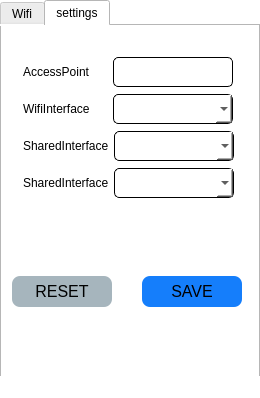
<?xml version="1.0" encoding="UTF-8"?>
<ui version="4.0">
 <class>MainWindow</class>
 <widget class="QMainWindow" name="MainWindow">
  <property name="geometry">
   <rect>
    <x>0</x>
    <y>0</y>
    <width>260</width>
    <height>398</height>
   </rect>
  </property>
  <property name="minimumSize">
   <size>
    <width>0</width>
    <height>0</height>
   </size>
  </property>
  <property name="maximumSize">
   <size>
    <width>260</width>
    <height>422</height>
   </size>
  </property>
  <property name="font">
   <font>
    <pointsize>11</pointsize>
   </font>
  </property>
  <property name="focusPolicy">
   <enum>Qt::StrongFocus</enum>
  </property>
  <property name="windowTitle">
   <string>WifiAssist</string>
  </property>
  <property name="windowIcon">
   <iconset resource="../resources/icon.qrc">
    <normaloff>:/img/WifiAssist.ico</normaloff>:/img/WifiAssist.ico</iconset>
  </property>
  <property name="autoFillBackground">
   <bool>false</bool>
  </property>
  <property name="styleSheet">
   <string notr="true">background-color: rgb(255, 255, 255);</string>
  </property>
  <widget class="QWidget" name="centralWidget">
   <property name="minimumSize">
    <size>
     <width>0</width>
     <height>0</height>
    </size>
   </property>
   <property name="layoutDirection">
    <enum>Qt::LeftToRight</enum>
   </property>
   <property name="autoFillBackground">
    <bool>false</bool>
   </property>
   <widget class="QTabWidget" name="tabWidget">
    <property name="enabled">
     <bool>true</bool>
    </property>
    <property name="geometry">
     <rect>
      <x>0</x>
      <y>0</y>
      <width>260</width>
      <height>400</height>
     </rect>
    </property>
    <property name="minimumSize">
     <size>
      <width>260</width>
      <height>400</height>
     </size>
    </property>
    <property name="focusPolicy">
     <enum>Qt::NoFocus</enum>
    </property>
    <property name="autoFillBackground">
     <bool>false</bool>
    </property>
    <property name="styleSheet">
     <string notr="true">color: rgb(0, 0, 0);</string>
    </property>
    <property name="tabPosition">
     <enum>QTabWidget::North</enum>
    </property>
    <property name="tabShape">
     <enum>QTabWidget::Rounded</enum>
    </property>
    <property name="currentIndex">
     <number>1</number>
    </property>
<!--  
	<property name="tabBarAutoHide">
     <bool>false</bool>
    </property>
-->
    <widget class="QWidget" name="tab_main">
     <property name="minimumSize">
      <size>
       <width>260</width>
       <height>400</height>
      </size>
     </property>
     <attribute name="icon">
      <iconset resource="../resources/icon.qrc">
       <normaloff>:/img/WifiAssist.ico</normaloff>:/img/WifiAssist.ico</iconset>
     </attribute>
     <attribute name="title">
      <string>Wifi</string>
     </attribute>
     <widget class="QPushButton" name="pushButton">
      <property name="geometry">
       <rect>
        <x>80</x>
        <y>170</y>
        <width>100</width>
        <height>100</height>
       </rect>
      </property>
      <property name="font">
       <font>
        <pointsize>12</pointsize>
       </font>
      </property>
      <property name="focusPolicy">
       <enum>Qt::NoFocus</enum>
      </property>
      <property name="styleSheet">
       <string notr="true">border-radius:50px;
background-color: rgb(21, 126, 251);
border-width:2px
</string>
      </property>
      <property name="text">
       <string>START</string>
      </property>
     </widget>
     <widget class="QWidget" name="layoutWidget">
      <property name="geometry">
       <rect>
        <x>20</x>
        <y>20</y>
        <width>221</width>
        <height>81</height>
       </rect>
      </property>
      <layout class="QVBoxLayout" name="verticalLayout_2">
       <property name="spacing">
        <number>15</number>
       </property>
       <item>
        <layout class="QHBoxLayout" name="horizontalLayout_5">
         <item>
          <widget class="QLabel" name="label_name">
           <property name="minimumSize">
            <size>
             <width>65</width>
             <height>30</height>
            </size>
           </property>
           <property name="maximumSize">
            <size>
             <width>65</width>
             <height>30</height>
            </size>
           </property>
           <property name="styleSheet">
            <string notr="true">color: rgb(0, 0, 0);
</string>
           </property>
           <property name="text">
            <string>WifiName</string>
           </property>
           <property name="alignment">
            <set>Qt::AlignJustify|Qt::AlignVCenter</set>
           </property>
          </widget>
         </item>
         <item>
          <widget class="QLineEdit" name="lineEdit_name">
           <property name="enabled">
            <bool>false</bool>
           </property>
           <property name="minimumSize">
            <size>
             <width>120</width>
             <height>30</height>
            </size>
           </property>
           <property name="maximumSize">
            <size>
             <width>120</width>
             <height>30</height>
            </size>
           </property>
           <property name="font">
            <font>
             <pointsize>9</pointsize>
            </font>
           </property>
           <property name="focusPolicy">
            <enum>Qt::ClickFocus</enum>
           </property>
           <property name="styleSheet">
            <string notr="true">border: 1.0px solid #000000;
border-radius: 5px;
padding: 1px 2px 1px 2px;</string>
           </property>
           <property name="readOnly">
            <bool>false</bool>
           </property>
          </widget>
         </item>
         <item>
          <widget class="QPushButton" name="pushButton_name">
           <property name="minimumSize">
            <size>
             <width>16</width>
             <height>16</height>
            </size>
           </property>
           <property name="maximumSize">
            <size>
             <width>16</width>
             <height>16</height>
            </size>
           </property>
           <property name="focusPolicy">
            <enum>Qt::NoFocus</enum>
           </property>
           <property name="toolTip">
            <string extracomment="Edit Wifi Name"/>
           </property>
           <property name="autoFillBackground">
            <bool>false</bool>
           </property>
           <property name="styleSheet">
            <string notr="true">background-color: rgba(255, 255, 255, 0);
background-image: url(:/img/edit.ico);
border-width:0px</string>
           </property>
           <property name="text">
            <string/>
           </property>
          </widget>
         </item>
        </layout>
       </item>
       <item>
        <layout class="QHBoxLayout" name="horizontalLayout_6">
         <item>
          <widget class="QLabel" name="label_pwd">
           <property name="minimumSize">
            <size>
             <width>65</width>
             <height>30</height>
            </size>
           </property>
           <property name="maximumSize">
            <size>
             <width>65</width>
             <height>30</height>
            </size>
           </property>
           <property name="styleSheet">
            <string notr="true">color: rgb(0, 0, 0);</string>
           </property>
           <property name="text">
            <string>Password</string>
           </property>
           <property name="alignment">
            <set>Qt::AlignJustify|Qt::AlignVCenter</set>
           </property>
          </widget>
         </item>
         <item>
          <widget class="QLineEdit" name="lineEdit_pwd">
           <property name="enabled">
            <bool>false</bool>
           </property>
           <property name="minimumSize">
            <size>
             <width>120</width>
             <height>30</height>
            </size>
           </property>
           <property name="maximumSize">
            <size>
             <width>120</width>
             <height>30</height>
            </size>
           </property>
           <property name="font">
            <font>
             <pointsize>9</pointsize>
            </font>
           </property>
           <property name="focusPolicy">
            <enum>Qt::ClickFocus</enum>
           </property>
           <property name="styleSheet">
            <string notr="true">border: 1.0px solid #000000;
border-radius: 5px;
padding: 1px 2px 1px 2px;</string>
           </property>
          </widget>
         </item>
         <item>
          <widget class="QPushButton" name="pushButton_pwd">
           <property name="minimumSize">
            <size>
             <width>16</width>
             <height>16</height>
            </size>
           </property>
           <property name="maximumSize">
            <size>
             <width>16</width>
             <height>16</height>
            </size>
           </property>
           <property name="focusPolicy">
            <enum>Qt::NoFocus</enum>
           </property>
           <property name="toolTip">
            <string extracomment="Edit Wifi Name"/>
           </property>
           <property name="autoFillBackground">
            <bool>false</bool>
           </property>
           <property name="styleSheet">
            <string notr="true">background-color: rgba(255, 255, 255, 0);
background-image: url(:/img/edit.ico);
border-width:0px</string>
           </property>
           <property name="text">
            <string/>
           </property>
          </widget>
         </item>
        </layout>
       </item>
      </layout>
     </widget>
    </widget>
    <widget class="QWidget" name="tab_settings">
     <attribute name="icon">
      <iconset resource="../resources/icon.qrc">
       <normaloff>:/img/Settings.ico</normaloff>:/img/Settings.ico</iconset>
     </attribute>
     <attribute name="title">
      <string>settings</string>
     </attribute>
     <widget class="QPushButton" name="pushButton_save">
      <property name="geometry">
       <rect>
        <x>140</x>
        <y>250</y>
        <width>100</width>
        <height>31</height>
       </rect>
      </property>
      <property name="font">
       <font>
        <pointsize>12</pointsize>
       </font>
      </property>
      <property name="focusPolicy">
       <enum>Qt::NoFocus</enum>
      </property>
      <property name="styleSheet">
       <string notr="true">border-radius:8px;
background-color: rgb(21, 126, 251);
border-width:1px
</string>
      </property>
      <property name="text">
       <string>SAVE</string>
      </property>
     </widget>
     <widget class="QPushButton" name="pushButton_reset">
      <property name="geometry">
       <rect>
        <x>10</x>
        <y>250</y>
        <width>100</width>
        <height>31</height>
       </rect>
      </property>
      <property name="font">
       <font>
        <pointsize>12</pointsize>
       </font>
      </property>
      <property name="focusPolicy">
       <enum>Qt::NoFocus</enum>
      </property>
      <property name="styleSheet">
       <string notr="true">border-radius:8px;
selection-background-color: rgb(29, 133, 232);
background-color: rgb(166, 181, 189);
border-width:1px
</string>
      </property>
      <property name="text">
       <string>RESET</string>
      </property>
     </widget>
     <widget class="QWidget" name="layoutWidget">
      <property name="geometry">
       <rect>
        <x>10</x>
        <y>20</y>
        <width>232</width>
        <height>160</height>
       </rect>
      </property>
      <layout class="QVBoxLayout" name="verticalLayout">
       <property name="spacing">
        <number>10</number>
       </property>
       <item>
        <layout class="QHBoxLayout" name="horizontalLayout">
         <property name="spacing">
          <number>5</number>
         </property>
         <property name="sizeConstraint">
          <enum>QLayout::SetDefaultConstraint</enum>
         </property>
         <item>
          <widget class="QLabel" name="label_ap">
           <property name="minimumSize">
            <size>
             <width>30</width>
             <height>30</height>
            </size>
           </property>
           <property name="text">
            <string>AccessPoint</string>
           </property>
           <property name="alignment">
            <set>Qt::AlignJustify|Qt::AlignVCenter</set>
           </property>
          </widget>
         </item>
         <item>
          <widget class="QLineEdit" name="lineEdit_ap">
           <property name="enabled">
            <bool>true</bool>
           </property>
           <property name="minimumSize">
            <size>
             <width>120</width>
             <height>30</height>
            </size>
           </property>
           <property name="maximumSize">
            <size>
             <width>120</width>
             <height>30</height>
            </size>
           </property>
           <property name="font">
            <font>
             <pointsize>9</pointsize>
            </font>
           </property>
           <property name="focusPolicy">
            <enum>Qt::ClickFocus</enum>
           </property>
           <property name="styleSheet">
            <string notr="true">border: 1.0px solid #000000;
border-radius: 5px;
padding: 1px 2px 1px 2px;</string>
           </property>
           <property name="readOnly">
            <bool>false</bool>
           </property>
          </widget>
         </item>
        </layout>
       </item>
       <item>
        <layout class="QHBoxLayout" name="horizontalLayout_2">
         <property name="spacing">
          <number>5</number>
         </property>
         <item>
          <widget class="QLabel" name="label_createdinterface">
           <property name="minimumSize">
            <size>
             <width>0</width>
             <height>30</height>
            </size>
           </property>
           <property name="text">
            <string>WifiInterface</string>
           </property>
           <property name="alignment">
            <set>Qt::AlignJustify|Qt::AlignVCenter</set>
           </property>
          </widget>
         </item>
         <item>
          <widget class="QComboBox" name="comboBox_createdinterface">
           <property name="minimumSize">
            <size>
             <width>120</width>
             <height>30</height>
            </size>
           </property>
           <property name="maximumSize">
            <size>
             <width>120</width>
             <height>30</height>
            </size>
           </property>
           <property name="styleSheet">
            <string notr="true">border: 1.0px solid #000000;
border-radius: 5px;
padding: 1px 2px 1px 2px;</string>
           </property>
          </widget>
         </item>
        </layout>
       </item>
       <item>
        <layout class="QHBoxLayout" name="horizontalLayout_3">
         <property name="spacing">
          <number>5</number>
         </property>
         <item>
          <widget class="QLabel" name="label_shareinterface">
           <property name="minimumSize">
            <size>
             <width>0</width>
             <height>30</height>
            </size>
           </property>
           <property name="text">
            <string>SharedInterface</string>
           </property>
           <property name="alignment">
            <set>Qt::AlignJustify|Qt::AlignVCenter</set>
           </property>
          </widget>
         </item>
         <item>
          <widget class="QComboBox" name="comboBox_shareinterface">
           <property name="minimumSize">
            <size>
             <width>120</width>
             <height>30</height>
            </size>
           </property>
           <property name="maximumSize">
            <size>
             <width>120</width>
             <height>30</height>
            </size>
           </property>
           <property name="styleSheet">
            <string notr="true">border: 1.0px solid #000000;
border-radius: 5px;
padding: 1px 2px 1px 2px;</string>
           </property>
          </widget>
         </item>
        </layout>
       </item>
       <item>
        <layout class="QHBoxLayout" name="horizontalLayout_4">
         <property name="spacing">
          <number>5</number>
         </property>
         <item>
          <widget class="QLabel" name="label_language">
           <property name="minimumSize">
            <size>
             <width>0</width>
             <height>30</height>
            </size>
           </property>
           <property name="text">
            <string>SharedInterface</string>
           </property>
           <property name="alignment">
            <set>Qt::AlignJustify|Qt::AlignVCenter</set>
           </property>
          </widget>
         </item>
         <item>
          <widget class="QComboBox" name="comboBox_language">
           <property name="minimumSize">
            <size>
             <width>120</width>
             <height>30</height>
            </size>
           </property>
           <property name="maximumSize">
            <size>
             <width>120</width>
             <height>30</height>
            </size>
           </property>
           <property name="styleSheet">
            <string notr="true">border: 1.0px solid #000000;
border-radius: 5px;
padding: 1px 2px 1px 2px;</string>
           </property>
          </widget>
         </item>
        </layout>
       </item>
      </layout>
     </widget>
    </widget>
   </widget>
  </widget>
  <widget class="QStatusBar" name="statusBar"/>
 </widget>
 <layoutdefault spacing="6" margin="11"/>
 <resources>
  <include location="../resources/icon.qrc"/>
 </resources>
 <connections/>
</ui>
